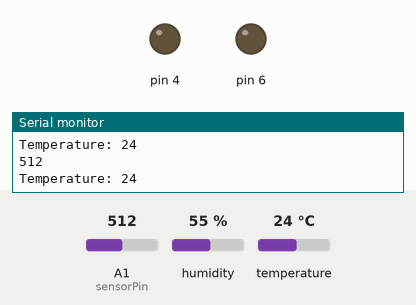
The sketch below on a simulated Arduino Uno, built with avr-gcc and run on an emulated ATmega328P. Shown: output pins drawn as LEDs (lit = HIGH), the last lines printed to the serial monitor. The test bench sets the inputs (shaded band); at power-on: temperature 24 °C, A1 (sensorPin) = 512, humidity 55 %.

Above: at 1.2 s.
1.3 s: temperature set to 27 °C
7.3 s: temperature set to 30 °C
At 8.7 s:
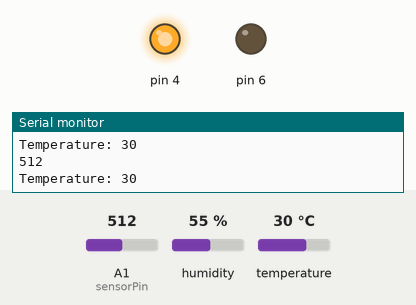
9.6 s: A1 (sensorPin) set to 5
15.6 s: A1 (sensorPin) set to 2
At 16.8 s:
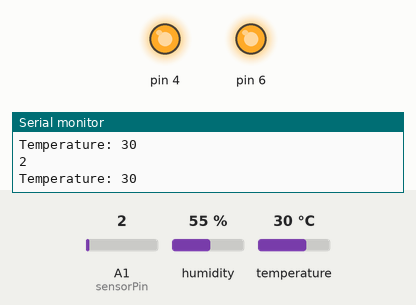
17.1 s: temperature set to 12 °C
At 19.2 s:
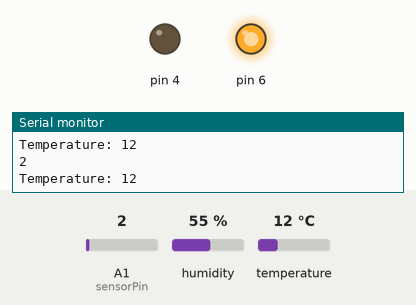
19.8 s: temperature set to 33 °C
At 21.0 s:
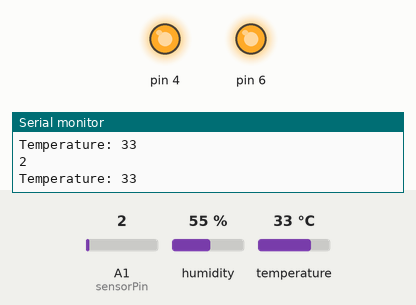
Timing chart, 0 to 22.8 s (numbered marks = the images above; inputs shaded):
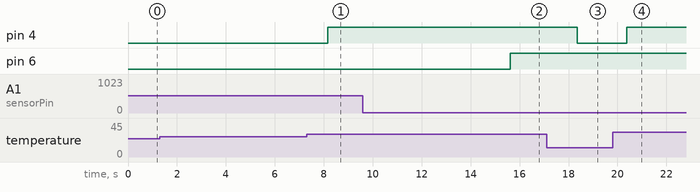

The sketch:

Sensors.ino
```cpp
#include "DHT.h"
#define DHTPIN 2
#define DHTTYPE DHT11

DHT dht(DHTPIN, DHTTYPE);

int sensorPin = 1;
int sensorValuePhotoresistor = 0;
void setup() {
  Serial.begin(9600);
  dht.begin(); // initialize the sensor
  pinMode(4, OUTPUT);
  pinMode(6, OUTPUT);
  pinMode(2,INPUT);
  dht.begin();
}

void loop() {
//  digitalWrite(4, HIGH);
      sensorValuePhotoresistor = analogRead(sensorPin);
      Serial.println(sensorValuePhotoresistor);
        if(sensorValuePhotoresistor<4)
            {  digitalWrite(6, HIGH);
            }
            else{
              digitalWrite(6, LOW);
            }

  int tempC = dht.readTemperature();

  // check if any reads failed
  if (isnan(tempC)) {
    Serial.println("Failed to read from DHT sensor!");
  } else {
  Serial.print("Temperature: ");
    Serial.println(tempC);

            if(tempC<29)
            {
              digitalWrite(4, LOW);

            }
          else{
            digitalWrite(4, HIGH);
          }

  }


  }
```

Measured:
- the behaviour switches between 28 and 29 °C on temperature (found by bisection; images 0 and 1)
- the behaviour switches between 4 and 3 on A1 (sensorPin) (found by bisection; images 1 and 2)
- after the input at 7.3 s, pin 4: LOW → HIGH after 0.87 s
- after the input at 15.6 s, pin 6: LOW → HIGH at once
- after the input at 17.1 s, pin 4: HIGH → LOW after 1.2 s
- after the input at 19.8 s, pin 4: LOW → HIGH after 0.59 s
